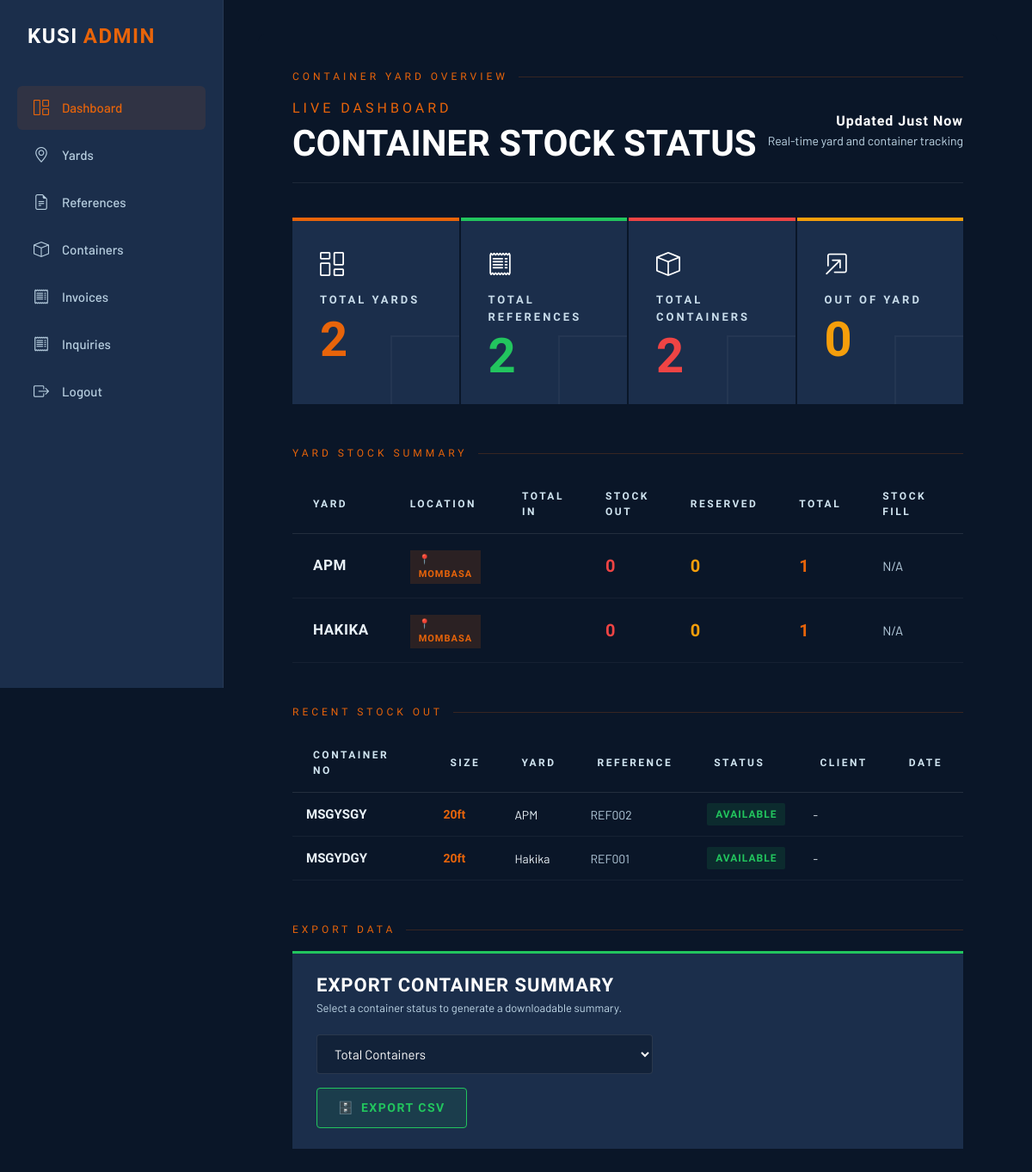
The page /dashboard/ (signed in) on the database its author committed.
### yard/models.py (models this page shows, shortened)
class Yard(models.Model):
    name = models.CharField(max_length=120)
    slug = models.SlugField(blank=True, unique=True)
    location = models.CharField(max_length=120, blank=True, null=True)
    capacity = models.PositiveIntegerField(default=0)

class Container(models.Model):
    AVAILABLE = 'Available'
    OUT_OF_YARD = 'Out of Yard'
    RESERVED = 'Reserved'
    STATUS_CHOICES = (
        (AVAILABLE, 'Available'),
        (OUT_OF_YARD, 'Out of Yard'),
        (RESERVED, 'Reserved'),
    )
    reference = models.ForeignKey(Reference, on_delete=models.CASCADE, related_name='containers')
    container_no = models.CharField(max_length=120, unique=True)
    slug = models.SlugField(blank=True, unique=True)
    size = models.CharField(max_length=120, choices=SIZE_CHOICES, blank=True, null=True)
    status = models.CharField(max_length=120, choices=STATUS_CHOICES, blank=True, null=True)
    client_name = models.CharField(max_length=120, blank=True, null=True)
    phone_number = models.CharField(max_length=120, blank=True, null=True)
    date = models.DateField(blank=True, null=True)

class Reference(models.Model):
    reference_no = models.CharField(max_length=120, unique=True)
    slug = models.SlugField(blank=True, unique=True)
    yard = models.ForeignKey(Yard, on_delete=models.CASCADE, related_name='references')

### yard/views.py (the view)
@login_required
def dashboard(request):
    yards = Yard.objects.annotate(
        total=Count('references__containers', distinct=True),
        stock_out=Count(
            'references__containers',
            filter=Q(references__containers__status='Out of Yard'),
            distinct=True
        ),
        reserved=Count(
            'references__containers',
            filter=Q(references__containers__status='Reserved'),
            distinct=True
        ),
    )
    recent_stock_out = Container.objects.filter(
        status='Out of Yard'
    ).select_related(
        'reference',
        'reference__yard'
    ).order_by('-date')[:10]
    recent_containers = Container.objects.select_related(
            'reference', 'reference__yard' ).order_by('-id')[:5]
    total_references = Reference.objects.count()
    total_containers = Container.objects.count()
    out_containers = Container.objects.filter( status='Out of Yard' ).count()
    context = {
        'yards': yards,
        'recent_stock_out': recent_stock_out,
        'total_references': total_references,
        'total_containers': total_containers,
        'out_containers': out_containers,
        'recent_containers': recent_containers
    }
    return render(request, 'dashboard.html', context)

### yard/context_processors.py (called while the page is built)
def unread_inquiries(request):
    if not request.user.is_authenticated:
        return {}
    return {
        'unread_inquiry_count': Inquiry.objects.filter(
            status=Inquiry.Status.NEW
        ).count()
    }

### templates/dashboard.html (shortened to what this page needs)
{% extends 'base.html' %}
{% block content %}
<div class="kusi-wrapper">
    <div class="kusi-dashboard">
        <div class="section-label">Container Yard Overview</div>
        <div class="page-header">
            <div>
                <div class="page-tag">Live Dashboard</div>
                <h1 class="page-title">Container Stock Status</h1>
            </div>
            <div class="page-desc">
                <strong>Updated Just Now</strong>
                Real-time yard and container tracking
            </div>
        </div>
        <div class="grand-total-row">
            <div class="gt-card total">
                <div class="gt-icon"><i class="bi bi-columns-gap"></i></div>
                <div class="gt-label">Total Yards</div>
                <div class="gt-num">{{ yards|length }}</div>
            </div>
            <div class="gt-card available">
                <div class="gt-icon"><i class="bi bi-receipt"></i></div>
                <div class="gt-label">Total References</div>
                <div class="gt-num">{{ total_references }}</div>
            </div>
            <div class="gt-card out">
                <div class="gt-icon"><i class="bi bi-box"></i></div>
                <div class="gt-label">Total Containers</div>
                <div class="gt-num">{{ total_containers }}</div>
            </div>
            <div class="gt-card reserved">
                <div class="gt-icon"><i class="bi bi-box-arrow-in-up-right"></i></div>
                <div class="gt-label">Out of Yard</div>
                <div class="gt-num">{{ out_containers }}</div>
            </div>
        </div>
        <div class="section-label">Yard Stock Summary</div>
        <div class="table-responsive">
            <table class="breakdown-table">
                <thead>
                    <tr>
                        <th>Yard</th>
                        <th>Location</th>
                        <th>Total In</th>
                        <th>Stock Out</th>
                        <th>Reserved</th>
                        <th>Total</th>
                        <th>Stock Fill</th>
                    </tr>
                </thead>
                <tbody>
                    {% for yard in yards %}
                    <tr>
                        <td>{{ yard.name }}</td>
                        <td>
                            <span class="loc-badge {% if 'mombasa' in yard.location|lower %}mombasa{% else %}nairobi{% endif %}">
                                📍 {{ yard.location|default:"-" }}
                            </span>
                        </td>
                        <td></td>
                        <td><span class="num-cell out">{{ yard.stock_out }}</span></td>
                        <td><span class="num-cell" style="color:var(--warning)">{{ yard.reserved }}</span></td>
                        <td><span class="num-cell total">{{ yard.total }}</span></td>
                        <td class="progress-cell">
                            {% if yard.capacity > 0 %}
                                <div style="display:flex;align-items:center;gap:8px">
                                    <div class="prog-wrap" style="flex:1">
                                        <div class="prog-bar" style="width: {{ yard.stock_fill }}%;"></div>
                                    </div>
                                    <span style="font-family:'Barlow Condensed',sans-serif;font-size:13px;color:var(--gray);width:32px">
                                        {{ yard.stock_fill }}%
                                    </span>
                                </div>
                            {% else %}
                                <span style="color:var(--gray)">N/A</span>
                            {% endif %}
                        </td>
                    </tr>
                    {% empty %}
                    <tr>
                        <td colspan="7" class="empty-report">
                            No yard information available.
                        </td>
                    </tr>
                    {% endfor %}
                </tbody>
            </table>
        </div>
        <div class="section-label">Recent Stock Out</div>
        <div class="table-responsive">
            <table class="recent-table">
                <thead>
                    <tr>
                        <th>Container No</th>
                        <th>Size</th>
                        <th>Yard</th>
                        <th>Reference</th>
                        <th>Status</th>
                        <th>Client</th>
                        <th>Date</th>
                    </tr>
                </thead>
                <tbody>
                    {% for container in recent_containers %}
                    <tr>
                        <td>{{ container.container_no }}</td>
                        <td style="color:var(--orange); font-family:'Barlow Condensed',sans-serif; font-weight:700;">
                            {{ container.size|default:"-" }}
                        </td>
                        <td>{{ container.reference.yard.name }}</td>
                        <td style="color:var(--gray)">{{ container.reference.reference_no }}</td>
                        <td>
                            <span class="status-dot
                                {% if container.status == 'Available' %}available
                                {% elif container.status == 'Out of Yard' %}out
                                {% elif container.status == 'Reserved' %}reserved
                                {% else %}available{% endif %}">
                                {{ container.status }}
                            </span>
                        </td>
                        <td>{{ container.client_name|default:"-" }}</td>
                        <td style="color:var(--gray); font-size:13px;">{{ container.date|date:"d M Y" }}</td>
                    </tr>
                    {% empty %}
                    <tr>
                        <td colspan="7" class="empty-report">
                            No recent stock out records.
                        </td>
                    </tr>
                    {% endfor %}
                </tbody>
            </table>
        </div>
        <div class="section-label">Export Data</div>
        <div class="export-card">
            <div class="export-info">
                <h5>Export Container Summary</h5>
                <p>Select a container status to generate a downloadable summary.</p>
            </div>
            <div class="export-controls">
                <select id="status" name="status" class="kusi-select">
                    <option value="total">Total Containers</option>
                </select>
                <a id="csvExport" href="{% url 'export_container_csv' %}?status=total" class="btn-export">
                    <span>🗄️</span> Export CSV
                </a>
            </div>
        </div>
    </div>
</div>
{% endblock %}

### rows shown on the page
Yard: name "APM", location "MOMBASA", stock_out "0", reserved "0", total "1", capacity "N/A"
Yard: name "HAKIKA", location "MOMBASA", stock_out "0", reserved "0", total "1", capacity "N/A"
Container: container_no "MSGYSGY", size "20ft", reference.yard.name "APM", reference.reference_no "REF002", status "AVAILABLE", client_name "-"
Container: container_no "MSGYDGY", size "20ft", reference.yard.name "Hakika", reference.reference_no "REF001", status "AVAILABLE", client_name "-"

### other values the page prints
{{ yards|length }} "2"
{{ total_references }} "2"
{{ total_containers }} "2"
{{ out_containers }} "0"
